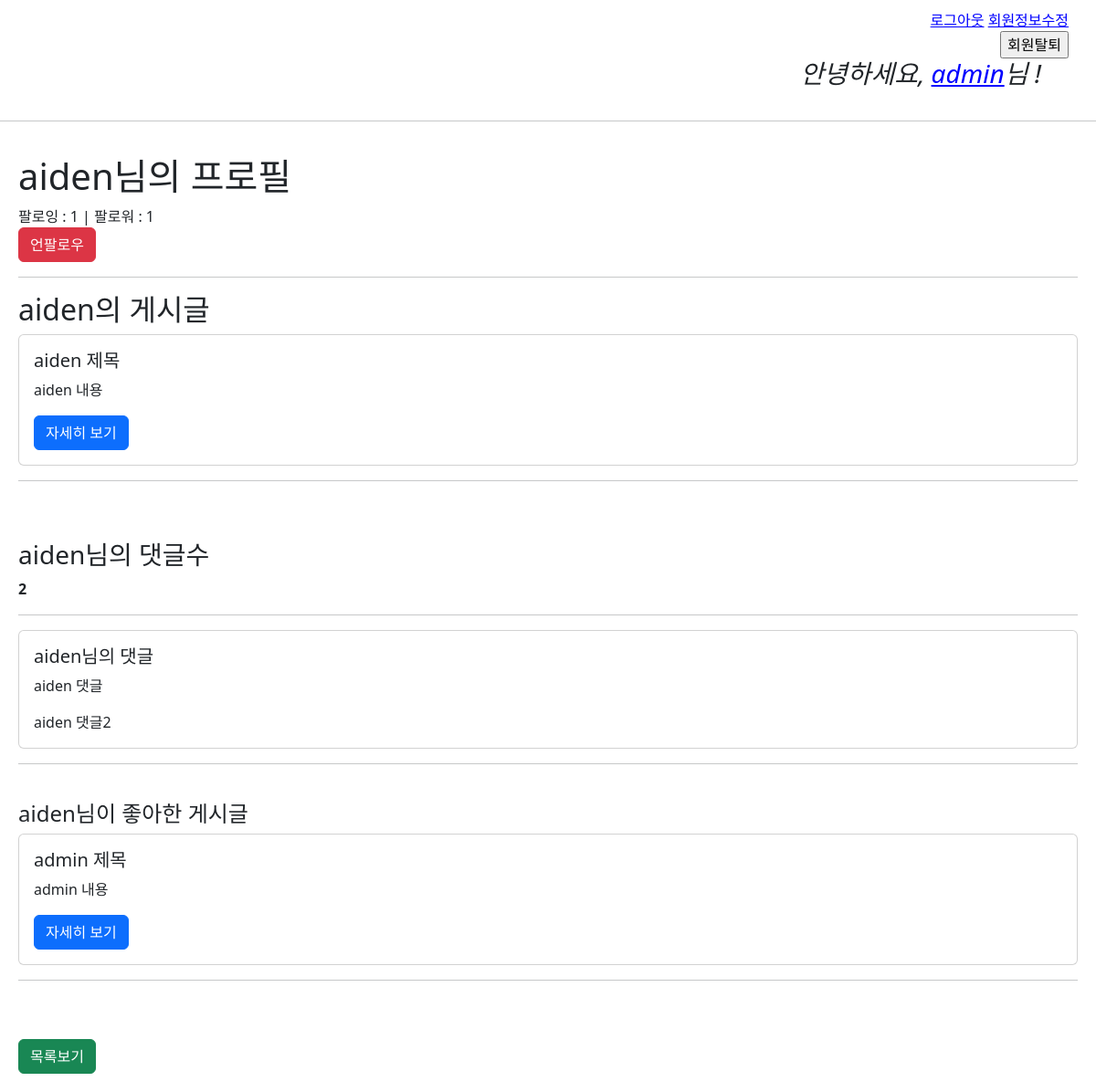
The page /accounts/profile/aiden/ (signed in) on the database its author committed.
### accounts/models.py (models this page shows)
class User(AbstractUser):
    followings = models.ManyToManyField('self', symmetrical=False, related_name='followers')

### articles/models.py (models this page shows, shortened)
class Article(models.Model):
    user = models.ForeignKey(settings.AUTH_USER_MODEL, on_delete=models.CASCADE)
    like_users = models.ManyToManyField(settings.AUTH_USER_MODEL, related_name='like_articles')
    title = models.CharField(max_length=30)
    content = models.TextField()
    image = models.ImageField(blank=True, null=True)
    created_at = models.DateTimeField(auto_now_add=True)
    updated_at = models.DateTimeField(auto_now=True)

class Comment(models.Model):
    user = models.ForeignKey(settings.AUTH_USER_MODEL, on_delete=models.CASCADE)
    article = models.ForeignKey(Article, on_delete=models.CASCADE)
    content = models.CharField(max_length=200)
    created_at = models.DateTimeField(auto_now_add=True)
    updated_at = models.DateTimeField(auto_now=True)

### accounts/views.py (the view)
# urls.py: path('profile/<str:username>/', views.profile, name='profile'),
def profile(request, username):
    User = get_user_model()
    person = get_user_model().objects.get(username=username)
    context = {
        'person' : person
    }
    return render(request, 'accounts/profile.html', context)

### accounts/templates/accounts/profile.html (shortened to what this page needs)
{% extends 'base.html' %}
{% block content %}
  <h1>{{  person.username  }}님의 프로필</h1>
  <div>
    팔로잉 : {{ person.followings.all|length }} | 팔로워 : {{  person.followers.all|length }}
  </div>
  <form action="{% url 'accounts:follow' person.pk %}" method="POST">
    {% if request.user in person.followers.all %}
      <button type="submit" class="btn btn-danger">언팔로우</button>
    {% else %}
      <button type="submit" class="btn btn-success">팔로우</button>
    {% endif %}
  </form>
  <hr>
  <h2>{{  person.username }}의 게시글</h2>
  {% for article in person.article_set.all %}
    <div class='card'>
      <div class='card-body'>
        <h5 class='card-title'>{{ article.title }}</h5>
        <p class='card-text'>{{ article.content }}</p>
        <a href="{% url 'articles:detail' article.pk %}" class="btn btn-primary">자세히 보기</a>
      </div>
    </div>
  {% endfor %}
  <hr><br><br>
  <h3>{{  person.username }}님의 댓글수</h3>
  <p><b>{{  person.comment_set.all|length }}</b></p>
  <hr>
  <div class='card'>
    <div class='card-body'>
      <h5 class='card-title'>{{  person.username }}님의 댓글</h5>
      {% for comment in person.comment_set.all %}
        <p class='card-text'>{{ comment.content }}</p>
      {% endfor %}
    </div>
  </div>
  <hr><br>
  <h4>{{  person.username }}님이 좋아한 게시글</h4>
  {% for article in person.like_articles.all %}
    <div class='card'>
      <div class='card-body'>
        <h5 class='card-title'>{{ article.title }}</h5>
        <p class='card-text'>{{ article.content }}</p>
        <a href="{% url 'articles:detail' article.pk %}" class="btn btn-primary">자세히 보기</a>
      </div>
    </div>
  {% endfor %}
  <hr><br><br>
  <a href="{% url 'articles:index' %}" class='btn btn-success'>목록보기</a>
{% endblock content %}

### templates/base.html (shortened to what this page needs)
{% load static %}
<!DOCTYPE html>
<html lang="en">
  <head>
    <link href="https://cdn.jsdelivr.net/npm/bootstrap@5.3.0-alpha1/dist/css/bootstrap.min.css" rel="stylesheet">
    <link rel="stylesheet" href="{% static 'base.css' %}">
  </head>
  <body>
    <div id="nav">
      {% if user.is_authenticated %}
        <a href="{% url 'accounts:logout' %}">로그아웃</a>
        <a href="{% url 'accounts:update' %}">회원정보수정</a>
        <form action="{% url 'accounts:delete' %}" method="POST">
          <input type="submit" value="회원탈퇴">
        </form>
        <h3 id="user-hello">
          <i>
            안녕하세요, <a href="{% url 'accounts:profile' user.username %}">{{user}}</a>님 !
          </i>
        </h3>
      {% else %}
        <a href="{% url 'accounts:signup' %}">회원가입</a>
        <a href="{% url 'accounts:login' %}">로그인</a>
      {% endif %}
    </div>
    <hr>
    <div id="content">
      {% block content %}{% endblock content %}
    </div>
  </body>
</html>

### static/base.css (style rules this page uses)
a { color: blue; }
#content { padding: 20px; }
#nav { text-align: right; padding: 10px 30px 10px; }
#user-hello { text-align: right; padding-right: 30px; }

### rows shown on the page
User: username "admin"
User: username "aiden", followings.all|length "1", followers.all|length "1", comment_set.all|length "2"
Article: title "aiden 제목", content "aiden 내용"
Comment: content "aiden 댓글"
Comment: content "aiden 댓글2"
Article: title "admin 제목", content "admin 내용"
